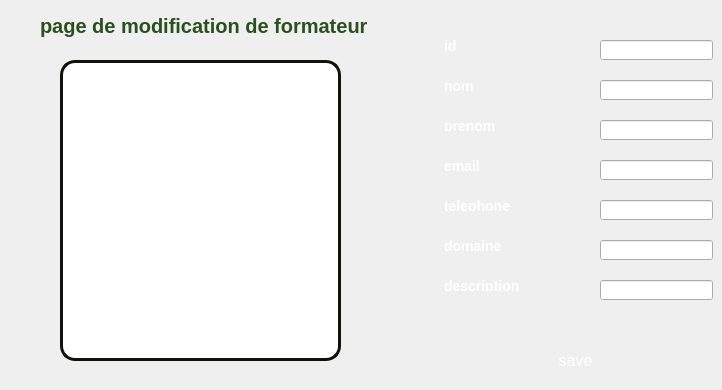
      <widget class="QWidget" name="page_5">
       <widget class="QTableView" name="tableView_17">
        <property name="geometry">
         <rect>
          <x>60</x>
          <y>60</y>
          <width>281</width>
          <height>301</height>
         </rect>
        </property>
        <property name="sizePolicy">
         <sizepolicy hsizetype="Fixed" vsizetype="Fixed">
          <horstretch>0</horstretch>
          <verstretch>0</verstretch>
         </sizepolicy>
        </property>
        <property name="focusPolicy">
         <enum>Qt::NoFocus</enum>
        </property>
        <property name="autoFillBackground">
         <bool>false</bool>
        </property>
        <property name="styleSheet">
         <string notr="true">background:white;
border:3px solid #11110E;
border-radius: 15px 15px 50px 50px;

</string>
        </property>
        <property name="frameShape">
         <enum>QFrame::NoFrame</enum>
        </property>
        <property name="horizontalScrollBarPolicy">
         <enum>Qt::ScrollBarAlwaysOff</enum>
        </property>
        <property name="sizeAdjustPolicy">
         <enum>QAbstractScrollArea::AdjustIgnored</enum>
        </property>
        <property name="editTriggers">
         <set>QAbstractItemView::NoEditTriggers</set>
        </property>
        <property name="tabKeyNavigation">
         <bool>false</bool>
        </property>
        <property name="showDropIndicator" stdset="0">
         <bool>false</bool>
        </property>
        <property name="dragDropOverwriteMode">
         <bool>false</bool>
        </property>
        <property name="alternatingRowColors">
         <bool>true</bool>
        </property>
        <property name="selectionMode">
         <enum>QAbstractItemView::SingleSelection</enum>
        </property>
        <property name="selectionBehavior">
         <enum>QAbstractItemView::SelectRows</enum>
        </property>
        <property name="textElideMode">
         <enum>Qt::ElideNone</enum>
        </property>
        <property name="showGrid">
         <bool>false</bool>
        </property>
        <property name="gridStyle">
         <enum>Qt::NoPen</enum>
        </property>
        <property name="cornerButtonEnabled">
         <bool>false</bool>
        </property>
        <attribute name="horizontalHeaderVisible">
         <bool>false</bool>
        </attribute>
        <attribute name="horizontalHeaderMinimumSectionSize">
         <number>30</number>
        </attribute>
        <attribute name="horizontalHeaderDefaultSectionSize">
         <number>120</number>
        </attribute>
       </widget>
       <widget class="QLineEdit" name="lineEdit">
        <property name="geometry">
         <rect>
          <x>600</x>
          <y>80</y>
          <width>113</width>
          <height>20</height>
         </rect>
        </property>
       </widget>
       <widget class="QLineEdit" name="lineEdit_2">
        <property name="geometry">
         <rect>
          <x>600</x>
          <y>120</y>
          <width>113</width>
          <height>20</height>
         </rect>
        </property>
       </widget>
       <widget class="QLineEdit" name="lineEdit_3">
        <property name="geometry">
         <rect>
          <x>600</x>
          <y>160</y>
          <width>113</width>
          <height>20</height>
         </rect>
        </property>
       </widget>
       <widget class="QLineEdit" name="lineEdit_4">
        <property name="geometry">
         <rect>
          <x>600</x>
          <y>200</y>
          <width>113</width>
          <height>20</height>
         </rect>
        </property>
       </widget>
       <widget class="QLineEdit" name="lineEdit_5">
        <property name="geometry">
         <rect>
          <x>600</x>
          <y>240</y>
          <width>113</width>
          <height>20</height>
         </rect>
        </property>
       </widget>
       <widget class="QLineEdit" name="lineEdit_6">
        <property name="geometry">
         <rect>
          <x>600</x>
          <y>280</y>
          <width>113</width>
          <height>20</height>
         </rect>
        </property>
       </widget>
       <widget class="QPushButton" name="saveFormateur">
        <property name="geometry">
         <rect>
          <x>520</x>
          <y>340</y>
          <width>111</width>
          <height>41</height>
         </rect>
        </property>
        <property name="styleSheet">
         <string notr="true">QPushButton
{
    background-color: qlineargradient(spread:pad, x1:0, y1:0, x2:1, y2:1, 
                                      stop:0 #4682B4, stop:1 #87CEEB); /* Dégradé de bleu acier à bleu ciel */
    border: none; /* Suppression de la bordure pour un look épuré */
    border-radius: 15px; /* Bordures arrondies pour un design moderne */
    font-size: 16px; /* Taille de police pour une meilleure lisibilité */
    color: white; /* Texte en blanc pour un bon contraste */
    padding: 12px 24px; /* Espacement interne pour un bouton plus grand et plus confortable */
    box-shadow: 0 5px 15px rgba(0, 0, 128, 0.3); /* Ombre bleue subtile pour un effet 3D léger */
    transition: background-color 0.3s, transform 0.3s; /* Transition pour les effets de survol et de clic */
}

QPushButton:hover
{
    background-color: qlineargradient(spread:pad, x1:0, y1:0, x2:1, y2:1, 
                                      stop:0 #5A9BD5, stop:1 #B0E0E6); /* Dégradé plus clair au survol */
    transform: scale(1.05); /* Légère augmentation de la taille au survol pour un effet interactif */
}

QPushButton:pressed
{
    background-color: qlineargradient(spread:pad, x1:0, y1:0, x2:1, y2:1, 
                                      stop:0 #1E90FF, stop:1 #4682B4); /* Dégradé plus foncé lors du clic */
    transform: scale(0.98); /* Légère réduction de la taille lors du clic pour un effet de pression */
}
</string>
        </property>
        <property name="text">
         <string>save</string>
        </property>
       </widget>
       <widget class="QLineEdit" name="idInput">
        <property name="geometry">
         <rect>
          <x>600</x>
          <y>40</y>
          <width>113</width>
          <height>20</height>
         </rect>
        </property>
       </widget>
       <widget class="QLabel" name="label_30">
        <property name="geometry">
         <rect>
          <x>430</x>
          <y>270</y>
          <width>111</width>
          <height>31</height>
         </rect>
        </property>
        <property name="styleSheet">
         <string notr="true">QLabel
{
    background: qlineargradient(x1:0, y1:0, x2:1, y2:0,
                                stop:0 #87CEEB,  /* Bleu ciel clair */
                                stop:1 #B0E0E6); /* Bleu poudre */
    border-radius: 15px; /* Bordures arrondies */
    padding: 10px; /* Espacement interne pour le texte */
    color: #FFFFFF; /* Couleur du texte blanc */
    font-weight: bold; /* Texte en gras */
    font-size: 14px; /* Taille du texte */
}
</string>
        </property>
        <property name="text">
         <string>description</string>
        </property>
       </widget>
       <widget class="QLabel" name="label_31">
        <property name="geometry">
         <rect>
          <x>430</x>
          <y>150</y>
          <width>111</width>
          <height>31</height>
         </rect>
        </property>
        <property name="styleSheet">
         <string notr="true">QLabel
{
    background: qlineargradient(x1:0, y1:0, x2:1, y2:0,
                                stop:0 #87CEEB,  /* Bleu ciel clair */
                                stop:1 #B0E0E6); /* Bleu poudre */
    border-radius: 15px; /* Bordures arrondies */
    padding: 10px; /* Espacement interne pour le texte */
    color: #FFFFFF; /* Couleur du texte blanc */
    font-weight: bold; /* Texte en gras */
    font-size: 14px; /* Taille du texte */
}
</string>
        </property>
        <property name="text">
         <string>email</string>
        </property>
       </widget>
       <widget class="QLabel" name="label_32">
        <property name="geometry">
         <rect>
          <x>430</x>
          <y>110</y>
          <width>111</width>
          <height>31</height>
         </rect>
        </property>
        <property name="styleSheet">
         <string notr="true">QLabel
{
    background: qlineargradient(x1:0, y1:0, x2:1, y2:0,
                                stop:0 #87CEEB,  /* Bleu ciel clair */
                                stop:1 #B0E0E6); /* Bleu poudre */
    border-radius: 15px; /* Bordures arrondies */
    padding: 10px; /* Espacement interne pour le texte */
    color: #FFFFFF; /* Couleur du texte blanc */
    font-weight: bold; /* Texte en gras */
    font-size: 14px; /* Taille du texte */
}
</string>
        </property>
        <property name="text">
         <string>prenom</string>
        </property>
       </widget>
       <widget class="QLabel" name="label_33">
        <property name="geometry">
         <rect>
          <x>430</x>
          <y>190</y>
          <width>111</width>
          <height>31</height>
         </rect>
        </property>
        <property name="styleSheet">
         <string notr="true">QLabel
{
    background: qlineargradient(x1:0, y1:0, x2:1, y2:0,
                                stop:0 #87CEEB,  /* Bleu ciel clair */
                                stop:1 #B0E0E6); /* Bleu poudre */
    border-radius: 15px; /* Bordures arrondies */
    padding: 10px; /* Espacement interne pour le texte */
    color: #FFFFFF; /* Couleur du texte blanc */
    font-weight: bold; /* Texte en gras */
    font-size: 14px; /* Taille du texte */
}
</string>
        </property>
        <property name="text">
         <string>telephone</string>
        </property>
       </widget>
       <widget class="QLabel" name="label_34">
        <property name="geometry">
         <rect>
          <x>430</x>
          <y>70</y>
          <width>111</width>
          <height>31</height>
         </rect>
        </property>
        <property name="styleSheet">
         <string notr="true">QLabel
{
    background: qlineargradient(x1:0, y1:0, x2:1, y2:0,
                                stop:0 #87CEEB,  /* Bleu ciel clair */
                                stop:1 #B0E0E6); /* Bleu poudre */
    border-radius: 15px; /* Bordures arrondies */
    padding: 10px; /* Espacement interne pour le texte */
    color: #FFFFFF; /* Couleur du texte blanc */
    font-weight: bold; /* Texte en gras */
    font-size: 14px; /* Taille du texte */
}
</string>
        </property>
        <property name="text">
         <string>nom</string>
        </property>
       </widget>
       <widget class="QLabel" name="label_35">
        <property name="geometry">
         <rect>
          <x>430</x>
          <y>230</y>
          <width>111</width>
          <height>31</height>
         </rect>
        </property>
        <property name="styleSheet">
         <string notr="true">QLabel
{
    background: qlineargradient(x1:0, y1:0, x2:1, y2:0,
                                stop:0 #87CEEB,  /* Bleu ciel clair */
                                stop:1 #B0E0E6); /* Bleu poudre */
    border-radius: 15px; /* Bordures arrondies */
    padding: 10px; /* Espacement interne pour le texte */
    color: #FFFFFF; /* Couleur du texte blanc */
    font-weight: bold; /* Texte en gras */
    font-size: 14px; /* Taille du texte */
}
</string>
        </property>
        <property name="text">
         <string>domaine</string>
        </property>
       </widget>
       <widget class="QLabel" name="label_36">
        <property name="geometry">
         <rect>
          <x>430</x>
          <y>30</y>
          <width>111</width>
          <height>31</height>
         </rect>
        </property>
        <property name="styleSheet">
         <string notr="true">QLabel
{
    background: qlineargradient(x1:0, y1:0, x2:1, y2:0,
                                stop:0 #87CEEB,  /* Bleu ciel clair */
                                stop:1 #B0E0E6); /* Bleu poudre */
    border-radius: 15px; /* Bordures arrondies */
    padding: 10px; /* Espacement interne pour le texte */
    color: #FFFFFF; /* Couleur du texte blanc */
    font-weight: bold; /* Texte en gras */
    font-size: 14px; /* Taille du texte */
}
</string>
        </property>
        <property name="text">
         <string>id</string>
        </property>
       </widget>
       <widget class="QLabel" name="label_15">
        <property name="geometry">
         <rect>
          <x>40</x>
          <y>10</y>
          <width>371</width>
          <height>31</height>
         </rect>
        </property>
        <property name="styleSheet">
         <string notr="true">color: #2A501F;
font-family: 'Athiti';
font-style: normal;
font-weight: 700;
font-size: 20px;
background-color: none;</string>
        </property>
        <property name="text">
         <string>page de modification de formateur</string>
        </property>
       </widget>
      </widget>
